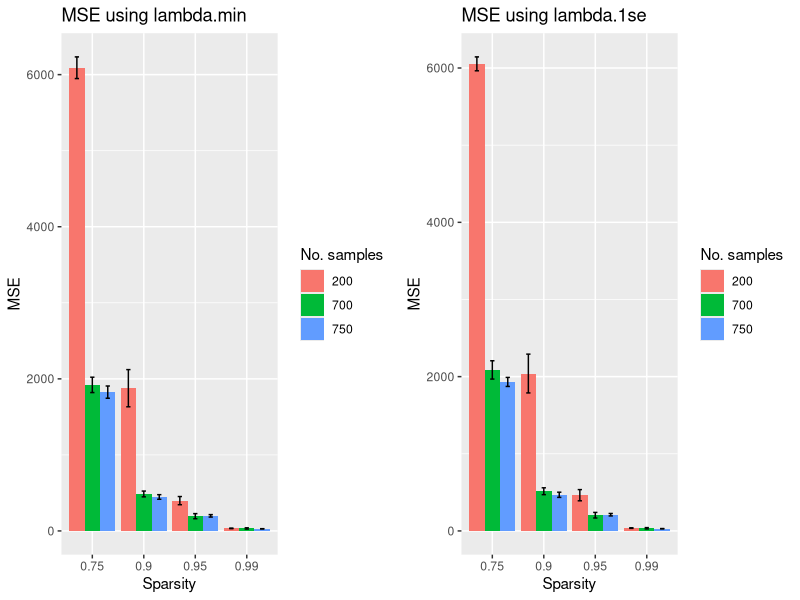
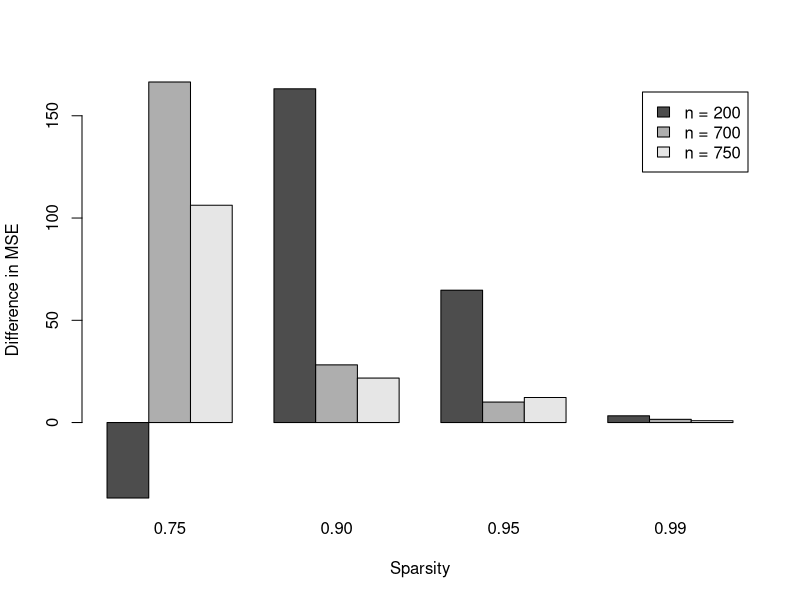
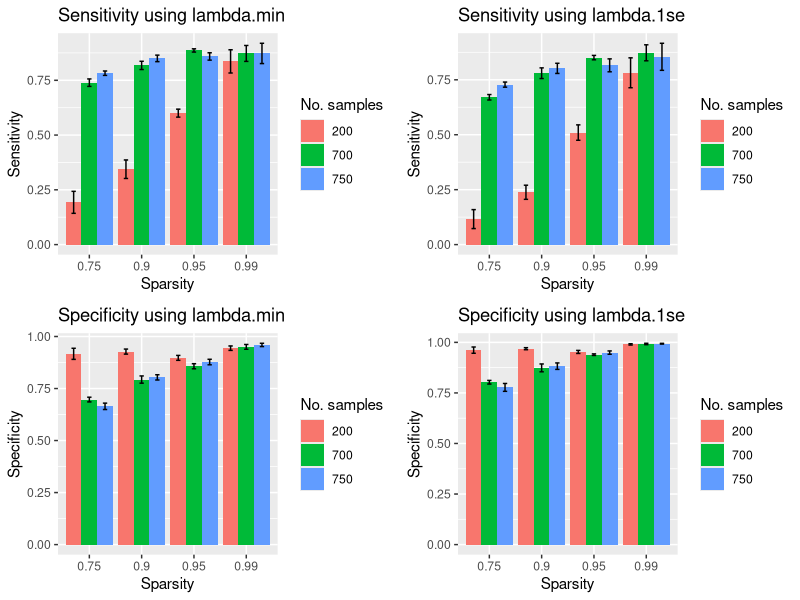
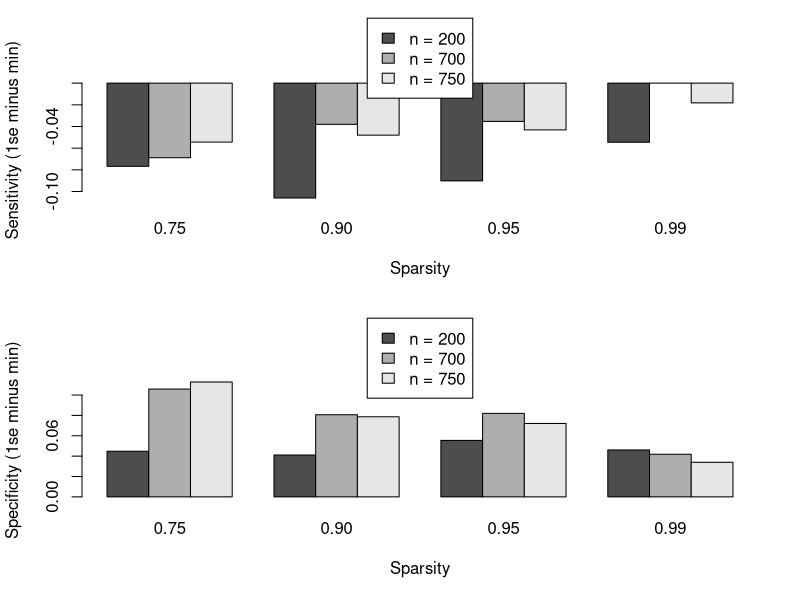

Reproduce these figures in R, in order.
library(glmnet)
library(ggplot2)
library(MASS)
library(base)
library(viridis)
library(cowplot)

################################################################################
############ Function for simulating data PART 1 ###############################
################################################################################
#' Simulate data for Project 3, Part 1
#' 
#' @param n Number of samples
#' @param p Number of features
#' @param sparsity Percentage of zero elements in simulated regression coefficients
#' @param SNR Signal-to-noise ratio (see explanation above)
#' @param beta_scale Scaling for the coefficient to make sure they are large
#' 
#' @return A list containing
#'     {X}{n x p matrix of features}
#'     {y}{n vector of responses}
#'     {beta}{p vector of regression coefficients}
simulate_data <- function(n, p, sparsity = 0.8, SNR = 2, beta_scale = 5) {
  X <- matrix(rnorm(n * p), ncol = p)
  
  q <- ceiling((1 - sparsity) * p)
  beta <- rep.int(0, p)
  beta[1:q] <- beta_scale * rnorm(q)
  
  sigma <- sqrt(sum((X %*% beta) ^ 2) / (n - 1)) / SNR
  
  y <- X %*% beta + sigma * rnorm(n)
  
  # Shuffle columns so that non-zero features appear
  # not simply in the first (1 - sparsity) * p columns
  idx_col <- sample(p, p, replace = FALSE)
  
  list(
    X = X[, idx_col],
    y = y,
    beta = beta[idx_col]
  )
}
###############################################################################
###############################################################################

# Settings for simulated data:
# n = [200, 700, 750]
# p = 1000
# sparsity = [0.75, 0.9, 0.95, 0.99]
# SNR = 3
# beta_scale = 5


#----------------- set up -----------------------------
n = c(200, 700, 750)
p = 1000
sparsity = c(0.75, 0.9, 0.95, 0.99)
SNR = 3
beta_scale = 5

n_test = 1000

#Arrays for saving computed MSE's
#length(n) = 3, length(sparsity) = 4, and 5 runs each
MSE_min = array(0, c(3,4,5))
MSE_1se = array(0, c(3,4,5))

#Arrays for saving sensitivity and specificity for lambda_min and lambda_1se
#for each pair of n and sparsity over 5 runs. In 4th dimension 1=sens, 2=spec.
sens_spec_min = array(0, c(3,4,5,2))
sens_spec_1se = array(0, c(3,4,5,2))

#----------------- simulation part --------------------
i = 1
j = 1
k = 1


for(i in 1:3){
  for(j in 1:4){
    for(k in 1:5){
      
      #Simulate data and split into training and testing sets
      df = simulate_data(n[i] + n_test,p,sparsity[j],SNR,beta_scale)
      df_train = list(
        X = df$X[1:n[i],],
        y = df$y[1:n[i],]
      )
      df_test = list(
        X = df$X[-(1:n[i]),],
        y = df$y[-(1:n[i])]
      )
      
      #Fit lasso model to training data using cross validation
      fit_lasso = cv.glmnet(df_train$X, df_train$y)
      
      #--------------------- Computation of MSE ---------------------
      
      #Predict outcomes from model on tets data
      predicted_min = predict(fit_lasso, df_test$X, s = "lambda.min")
      predicted_1se = predict(fit_lasso, df_test$X, s = "lambda.1se")
      
      #Calculate MSE
      MSE_min_new = sum((df_test$y - predicted_min)^2)/n_test
      MSE_1se_new = sum((df_test$y - predicted_1se)^2)/n_test
      
      #Save MSE in global array for later use
      MSE_min[i,j,k] = MSE_min_new
      MSE_1se[i,j,k] = MSE_1se_new
      
      #----------- Computation of sensitivity and specificity --------------------
      
      #Extract coefficients from fitted model
      beta_min = as.matrix(coef(fit_lasso, s = "lambda.min"))
      beta_1se = as.matrix(coef(fit_lasso, s = "lambda.1se"))
      #Remove intercept <--------------------------------------- Questionable!! OBS I don't know if this is 100% correct
      #But there seems to be no intercept in the simulated data (i.e. intercept == 0)
      #Motivation for removing: We're only interested in the coefficients that
      #are related to the features
      beta_min = beta_min[-1]
      beta_1se = beta_1se[-1]
      
      #Create logic vector: TRUE if != 0 and FALSE if == 0
      beta_min_logic = beta_min != 0
      beta_1se_logic = beta_1se != 0
      
      beta_logic = df$beta != 0
      
      #Fixing so that there are no errors
      #Remember to divide by length(beta_logic)-2 when computing
      #sensitivity and specificity because of this
      beta_min_logic = append(beta_min_logic, c(TRUE, FALSE))
      beta_1se_logic = append(beta_1se_logic, c(TRUE, FALSE))
      beta_logic = append(beta_logic, c(FALSE, TRUE))
      
      #Confusion matrix
      tb_min = table(beta_min_logic, beta_logic)
      tb_1se = table(beta_1se_logic, beta_logic)
      
      #Calculations of sensitivity and specificity
      #Note - 1 because of error removal thing in definiing beta_min_logic etc.
      sens_min = tb_min[2,2]/(tb_min[2,2] + tb_min[1,2] - 1)
      spec_min = tb_min[1,1]/(tb_min[1,1] + tb_min[2,1] - 1)
      
      sens_1se = tb_1se[2,2]/(tb_min[2,2] + tb_min[1,2] - 1)
      spec_1se = tb_1se[1,1]/(tb_min[1,1] + tb_min[2,1] - 1)
      
      #Save metrics into global array for later use
      sens_spec_min[i,j,k,] = c(sens_min,spec_min)
      sens_spec_1se[i,j,k,] = c(sens_1se,spec_1se)
    }  
  }
}

#---------------------- Plotting results of MSE-calculations -----------------

MSE_min_plotdata = NULL
MSE_1se_plotdata = NULL
MSE_difference_plotdata = NULL

MSE_min_se = NULL #Standard error
MSE_1se_se = NULL

for(i in 1:3){
  for(j in 1:4){
    MSE_min_plotdata = rbind(MSE_min_plotdata,c(n[i],sparsity[j],mean(MSE_min[i,j,])))
    MSE_1se_plotdata = rbind(MSE_1se_plotdata,c(n[i],sparsity[j],mean(MSE_1se[i,j,])))
    MSE_difference_plotdata = rbind(MSE_difference_plotdata,c(n[i],sparsity[j],mean(MSE_1se[i,j,])-mean(MSE_min[i,j,])))
    
    #Calculate standard errors
    MSE_min_se = rbind(MSE_min_se,sqrt(var(MSE_min[i,j,])/5))
    MSE_1se_se = rbind(MSE_1se_se,sqrt(var(MSE_1se[i,j,])/5))
  }
}


MSE_min_plotdata = as.data.frame(MSE_min_plotdata)
MSE_1se_plotdata = as.data.frame(MSE_1se_plotdata)
MSE_difference_plotdata = as.data.frame(MSE_difference_plotdata)

#Plotting each MSE for lambda ___min___:
limits <- aes(ymax = V3 + MSE_min_se,
              ymin = V3 - MSE_min_se)

p_min <- ggplot(data = MSE_min_plotdata, aes(x = factor(V2), y = V3,
                               fill = factor(V1)))
p_min = p_min + geom_bar(stat = "identity",
             position = position_dodge(0.9)) +
  geom_errorbar(limits, position = position_dodge(0.9),
                width = 0.25) +
  labs(x = "Sparsity", y = "MSE") +
  ggtitle("MSE using lambda.min") +
  scale_fill_discrete(name = "No. samples")

#Plotting each MSE for lambda ___1se___:
limits <- aes(ymax = V3 + MSE_1se_se,
              ymin = V3 - MSE_1se_se)

p_1se <- ggplot(data = MSE_1se_plotdata, aes(x = factor(V2), y = V3,
                                         fill = factor(V1)))
p_1se = p_1se + geom_bar(stat = "identity",
             position = position_dodge(0.9)) +
  geom_errorbar(limits, position = position_dodge(0.9),
                width = 0.25) +
  labs(x = "Sparsity", y = "MSE") +
  ggtitle("MSE using lambda.1se") +
  scale_fill_discrete(name = "No. samples")

plot_grid(p_min,p_1se)

#Plotting the difference between MSE_1se and MSE_min
#NOTE: No error bars included.
#Conclusions:
# - Difference is positive in all cases
# - Difference is greater the smaller the sparsity
# - Difference is greater the higher n/p
names_sparsity = c('0.75','0.90','0.95','0.99')
windows()
barplot(V3 ~., MSE_difference_plotdata,
        beside = TRUE,
        xlab = "Sparsity",
        ylab = "Difference in MSE",
        names.arg = names_sparsity,
        legend.text = c("n = 200", "n = 700", "n = 750"))

# --------------- Plotting results from feature selection calculations --------

#Fattar inte vad som ska plottas i en scatterplot...
#Gör samma sak som ovan med en barplot? En för min och en för 1se?

# SETUP FOR PLOTTING:
# windows()
# par(mfcol=c(2,2))

# ----- For lambda.min

sens_min_plotdata = NULL
spec_min_plotdata = NULL

sens_min_se = NULL
spec_min_se = NULL

for(i in 1:3){
  for(j in 1:4){
    sens_min_plotdata = rbind(sens_min_plotdata,
                                   c(n[i],
                                     sparsity[j],
                                     mean(sens_spec_min[i,j,,1])))
    spec_min_plotdata = rbind(spec_min_plotdata,
                              c(n[i],
                                sparsity[j],
                                mean(sens_spec_min[i,j,,2])))
    
    sens_min_se = rbind(sens_min_se,sqrt(var(sens_spec_min[i,j,,1])/5))
    spec_min_se = rbind(spec_min_se,sqrt(var(sens_spec_min[i,j,,2])/5))
  }
}

sens_min_plotdata = as.data.frame(sens_min_plotdata)
spec_min_plotdata = as.data.frame(spec_min_plotdata)

#Plotting sens for lambda min:
limits <- aes(ymax = V3 + sens_min_se,
              ymin = V3 - sens_min_se)

p1 <- ggplot(data = sens_min_plotdata, aes(x = factor(V2), y = V3,
                                         fill = factor(V1)))
p1 = p1 + geom_bar(stat = "identity",
             position = position_dodge(0.9)) +
  geom_errorbar(limits, position = position_dodge(0.9),
                width = 0.25) +
  labs(x = "Sparsity", y = "Sensitivity") +
  ggtitle("Sensitivity using lambda.min") +
  scale_fill_discrete(name = "No. samples")

#Plotting spec for lambda min:
limits <- aes(ymax = V3 + spec_min_se,
              ymin = V3 - spec_min_se)

p2 <- ggplot(data = spec_min_plotdata, aes(x = factor(V2), y = V3,
                                          fill = factor(V1)))
p2 = p2 + geom_bar(stat = "identity",
             position = position_dodge(0.9)) +
  geom_errorbar(limits, position = position_dodge(0.9),
                width = 0.25) +
  labs(x = "Sparsity", y = "Specificity") +
  ggtitle("Specificity using lambda.min") +
  scale_fill_discrete(name = "No. samples")

# barplot(V3 ~., sens_min_plotdata,beside = TRUE,
#         xlab = "Sparsity",
#         ylab = "Sensitivity (lambda_min)",
#         names.arg = names_sparsity,
#         legend.text = c("n = 200", "n = 700", "n = 750"),
#         args.legend = list(x = "top",
#                            inset = c(0, -0.25)))
# barplot(V3 ~., spec_min_plotdata,beside = TRUE,
#         xlab = "Sparsity",
#         ylab = "Specificity (lambda_min)",
#         names.arg = names_sparsity,
#         legend.text = c("n = 200", "n = 700", "n = 750"),
#         args.legend = list(x = "top",
#                            inset = c(0, -0.25)))

# ------ For lambda.1se

sens_1se_plotdata = NULL
spec_1se_plotdata = NULL

sens_1se_se = NULL
spec_1se_se = NULL

for(i in 1:3){
  for(j in 1:4){
    sens_1se_plotdata = rbind(sens_1se_plotdata,
                              c(n[i],
                                sparsity[j],
                                mean(sens_spec_1se[i,j,,1])))
    spec_1se_plotdata = rbind(spec_1se_plotdata,
                              c(n[i],
                                sparsity[j],
                                mean(sens_spec_1se[i,j,,2])))
    
    sens_1se_se = rbind(sens_1se_se,sqrt(var(sens_spec_1se[i,j,,1])/5))
    spec_1se_se = rbind(spec_1se_se,sqrt(var(sens_spec_1se[i,j,,2])/5))
  }
}

sens_1se_plotdata = as.data.frame(sens_1se_plotdata)
spec_1se_plotdata = as.data.frame(spec_1se_plotdata)

#Plotting sens for lambda 1se:
limits <- aes(ymax = V3 + sens_1se_se,
              ymin = V3 - sens_1se_se)

p3 <- ggplot(data = sens_1se_plotdata, aes(x = factor(V2), y = V3,
                                          fill = factor(V1)))
p3 = p3 + geom_bar(stat = "identity",
             position = position_dodge(0.9)) +
  geom_errorbar(limits, position = position_dodge(0.9),
                width = 0.25) +
  labs(x = "Sparsity", y = "Sensitivity") +
  ggtitle("Sensitivity using lambda.1se") +
  scale_fill_discrete(name = "No. samples")

#Plotting spec for lambda 1se:
limits <- aes(ymax = V3 + spec_1se_se,
              ymin = V3 - spec_1se_se)

p4 <- ggplot(data = spec_1se_plotdata, aes(x = factor(V2), y = V3,
                                          fill = factor(V1)))
p4 = p4 + geom_bar(stat = "identity",
             position = position_dodge(0.9)) +
  geom_errorbar(limits, position = position_dodge(0.9),
                width = 0.25) +
  labs(x = "Sparsity", y = "Specificity") +
  ggtitle("Specificity using lambda.1se") +
  scale_fill_discrete(name = "No. samples")

# barplot(V3 ~., sens_1se_plotdata,beside = TRUE,
#         xlab = "Sparsity",
#         ylab = "Sensitivity (lambda_1se)",
#         names.arg = names_sparsity,
#         legend.text = c("n = 200", "n = 700", "n = 750"),
#         args.legend = list(x = "top",
#                            inset = c(0, -0.25)))
# barplot(V3 ~., spec_1se_plotdata,beside = TRUE,
#         xlab = "Sparsity",
#         ylab = "Specificity (lambda_1se)",
#         names.arg = names_sparsity,
#         legend.text = c("n = 200", "n = 700", "n = 750"),
#         args.legend = list(x = "top",
#                            inset = c(0, -0.25)))

#plotting all in same pic
plot_grid(p1,p3,p2,p4)


# ----- For difference (lambda.1se - lambda.min)

sens_diff_plotdata = NULL
spec_diff_plotdata = NULL

for(i in 1:3){
  for(j in 1:4){
    sens_diff_plotdata = rbind(sens_diff_plotdata,
                              c(n[i],
                                sparsity[j],
                                mean(sens_spec_1se[i,j,,1]) - mean(sens_spec_min[i,j,,1])))
    spec_diff_plotdata = rbind(spec_diff_plotdata,
                              c(n[i],
                                sparsity[j],
                                mean(sens_spec_1se[i,j,,2]) - mean(sens_spec_min[i,j,,2])))
  }
}

sens_diff_plotdata = as.data.frame(sens_diff_plotdata)
spec_diff_plotdata = as.data.frame(spec_diff_plotdata)

windows()

par(mfrow = c(2,1))

barplot(V3 ~., sens_diff_plotdata,beside = TRUE,
        xlab = "Sparsity",
        ylab = "Sensitivity (1se minus min)",
        names.arg = names_sparsity,
        legend.text = c("n = 200", "n = 700", "n = 750"),
        args.legend = list(x = "top",
                           inset = c(0, -0.55)))

barplot(V3 ~., spec_diff_plotdata,beside = TRUE,
        xlab = "Sparsity",
        ylab = "Specificity (1se minus min)",
        names.arg = names_sparsity,
        legend.text = c("n = 200", "n = 700", "n = 750"),
        args.legend = list(x = "top",
                           inset = c(0, -0.55)))

#Conclusions:
#lambda.1se model is worse at including features that were actually in the model
#But it is better att not including feature that were not in the model
#However, the difference in sensitivity is lower than the difference in specificity
#And the difference in sensitivity becomes smaller with a less sparse data set






################################################################################
###                               THE END                                    ###
################################################################################